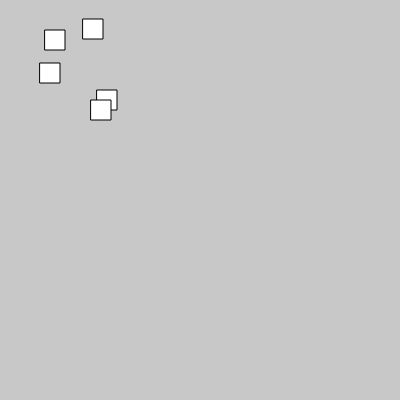
Frame 1 (no input)
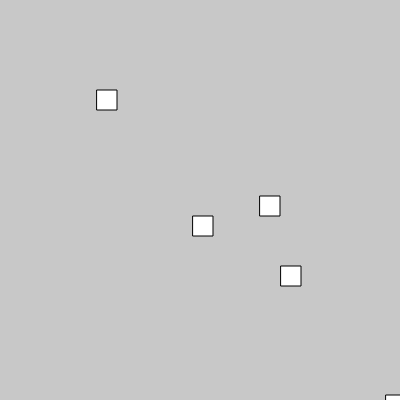
Frame 60 (no input)
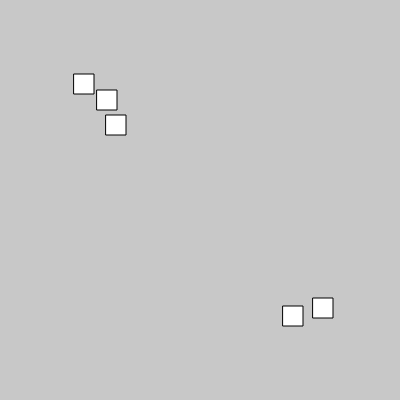
Frame 120 (the mouse pressed at the canvas centre since frame 60)

The p5.js sketch that drew these frames (run headless with seeded random() and noise() and a simulated clock; from frame 60 on, the mouse is pressed at the canvas centre):

// p5.js sketch
// ── sketch.js
var ys = []
var xs = []
var ySpeeds = []
var xSpeeds = []
var count = 5
var screenHeight = 400
var screenWidth = 400

function setup() {
  createCanvas(screenHeight, screenWidth)
  background(200)
}
function createBoxes(){
  
  for( var i = ys.length; i < count; i = i + 1){
    ys.push(Math.floor(Math.random() * 100))
    xs.push(Math.floor(Math.random() * 100))
    ySpeeds.push(Math.floor(Math.random()* 10))
    xSpeeds.push(Math.floor(Math.random()* 10))
  }
}

createBoxes()

function draw() {
  // debugger
  background(200)

  for (var i = 0; i < ySpeeds.length; i++) {
    ys[i] = ys[i] + ySpeeds[i]
    xs[i] = xs[i] + ySpeeds[i]
    if (ys[i] < 0 || ys[i] > screenHeight) {
      ySpeeds[i] = ySpeeds[i] * -1
    }
    else if (xs[i] < 0 || xs[i] > screenWidth) {
      xSpeeds[i] = xSpeeds[i] * -1
    }
    rect(xs[i] , ys[i], 20, 20)
    
  }

}

function mousePressed(){
  console.log("mousePressed")
  rect(mouseX, mouseY, 20,20)
  ys.push(mouseY)
    xs.push(mouseX)
    ySpeeds.push(Math.floor(Math.random()* 10))
    xSpeeds.push(Math.floor(Math.random()* 10))
}
